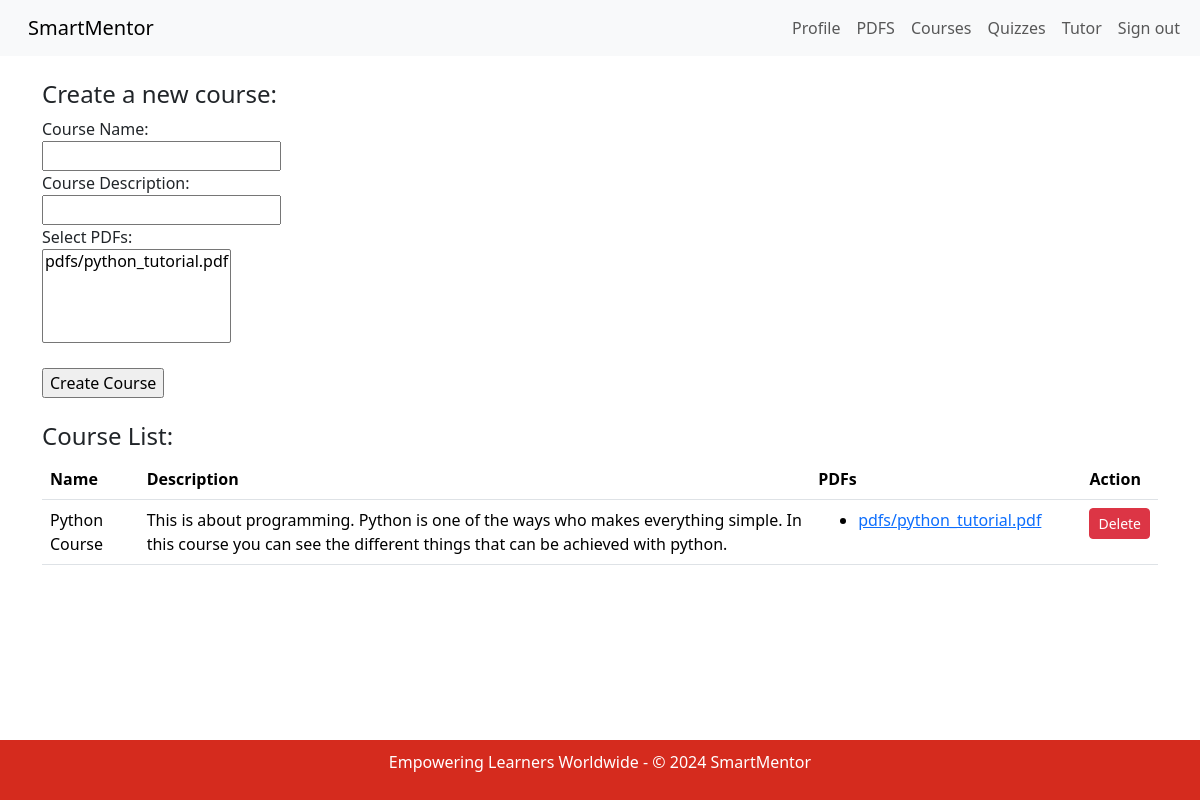
/teacher/courses (signed in), run on the app's committed database.
### app/models.py (models this page shows, shortened)
class Course(models.Model):
    name = models.CharField(max_length=50, default='course')
    description = models.CharField(max_length=200, default='Default description')
    pdfs = models.ManyToManyField(PDF, blank=True, related_name='courses')
    time_created = models.DateTimeField(auto_now_add=True, null=True)
    teacher = models.ForeignKey('Teacher', on_delete=models.CASCADE, related_name='courses', default=Teacher.get_default_teacher)

class PDF(models.Model):
    file = models.FileField(upload_to='pdfs/')
    uploaded_by = models.ForeignKey('Teacher', on_delete=models.CASCADE)

### app/views.py (the view, shortened to what this page needs)
# urls.py: path('teacher/courses', TeacherCourseView.as_view(), name='teacher_courses'),
class TeacherCourseView(LoginRequiredMixin, ListView):
    model = Course
    form_class = CourseForm
    template_name = 'app/teacher_course.html'
    def get_queryset(self):
        if hasattr(self.request.user, 'teacher'):
            return Course.objects.filter(teacher=self.request.user.teacher)
        else:
            return Course.objects.none()

### app/templates/app/teacher_course.html (shortened to what this page needs)
{% extends "app/base.html" %}
{% block content %}
    {% if user.is_authenticated %}
        {% if user.profile.role == 'teacher' %}
            <nav class="navbar navbar-expand-lg bg-body-tertiary">
                <div class="container-fluid">
                    <a class="navbar-brand" href="/">SmartMentor</a>
                    <div class="collapse navbar-collapse" id="navbarSupportedContent">
                        <ul class="navbar-nav me-auto mb-2 mb-lg-0">
                            <li class="nav-item">
                                <a class="nav-link" href="{% url 'teacher_profile' %}">Profile</a>
                            </li>
                            <li class="nav-item">
                                <a class="nav-link" href="{% url 'teacher_pdfs' %}">PDFS</a>
                            </li>
                              <li class="nav-item">
                                  <a class="nav-link" href="{% url 'teacher_courses' %}">Courses</a>
                              </li>
                            <li class="nav-item">
                                <a class="nav-link" href="{% url 'teacher_quiz' %}">Quizzes</a>
                            </li>
                            <li class="nav-item">
                                <a class="nav-link" href="{% url 'teacher_ai_tutor' %}">Tutor</a>
                            </li>
                            <li class="nav-item">
                                <form action="{% url 'logout' %}" method="post" style="margin: 0">
                                    <button type="submit" class="nav-link" style="background: none; border: none; cursor: pointer;">Sign out</button>
                                </form>
                            </li>
                        </ul>
                    </div>
                </div>
            </nav>
            <br />
            <div class="container-xl">
                <section>
                    <h4>Create a new course:</h4>
                    <form action="{% url 'course_create' %}" method="post">
                        <label for="name">Course Name:</label><br>
                        <input type="text" id="name" name="name"><br>
                        <label for="description">Course Description:</label><br>
                        <input type="text" id="description" name="description"><br>
                        <label for="pdfs">Select PDFs:</label><br>
                        <select id="pdfs" name="pdfs" multiple>
                            {% for pdf in user.teacher.pdfs.all %}
                                <option value="{{ pdf.id }}">{{ pdf.file.name }}</option>
                            {% endfor %}
                        </select><br><br>
                        <input type="submit" value="Create Course">
                    </form>
                </section>
            </div>
            <br />
            <div class="container-xl">
                <section>
                    <h4>Course List:</h4>
                    {% if user.profile.teacher.courses_list.all %}
                        <table class="table">
                            <thead>
                                <tr>
                                    <th>Name</th>
                                    <th>Description</th>
                                    <th>PDFs</th>
                                    <th>Action</th>
                                </tr>
                            </thead>
                            <tbody>
                                {% for course in user.profile.teacher.courses_list.all %}
                                    <tr>
                                        <td>{{ course.name }}</td>
                                        <td>{{ course.description }}</td>
                                        <td>
                                            <ul>
                                                {% for pdf in course.pdfs.all %}
                                                    <li><a href="{{ pdf.file.url }}">{{ pdf.file.name }}</a></li>
                                                {% endfor %}
                                            </ul>
                                        </td>
                                        <td>
                                            <form method="post" action="{% url 'course_delete' course.id %}">
                                                <button type="submit" class="btn btn-danger btn-sm">Delete</button>
                                            </form>
                                        </td>
                                    </tr>
                                {% endfor %}
                            </tbody>
                        </table>
                    {% else %}
                        <p>No courses created, must upload pdfs to create course!</p>
                    {% endif %}
                </section>
            </div>
            <br />
            <br />
            <br />
            <br />
            <br />
            <br />
            <br />
        {% else %}
            <h1>Access Denied</h1>
            <p>You are not authorized to view this page. Please <a href="/">back</a> to home.</p>
        {% endif %}
    {% endif %}
{% endblock %}

### data on the page
Course: name "Python Course", description "This is about programming. Python is one of the ways who makes everything simple. In this course you can see the different things that can be achieved with python."
PDF: {{ pdf.id }} 1 (drawn), file.name "pdfs/python_tutorial.pdf"
